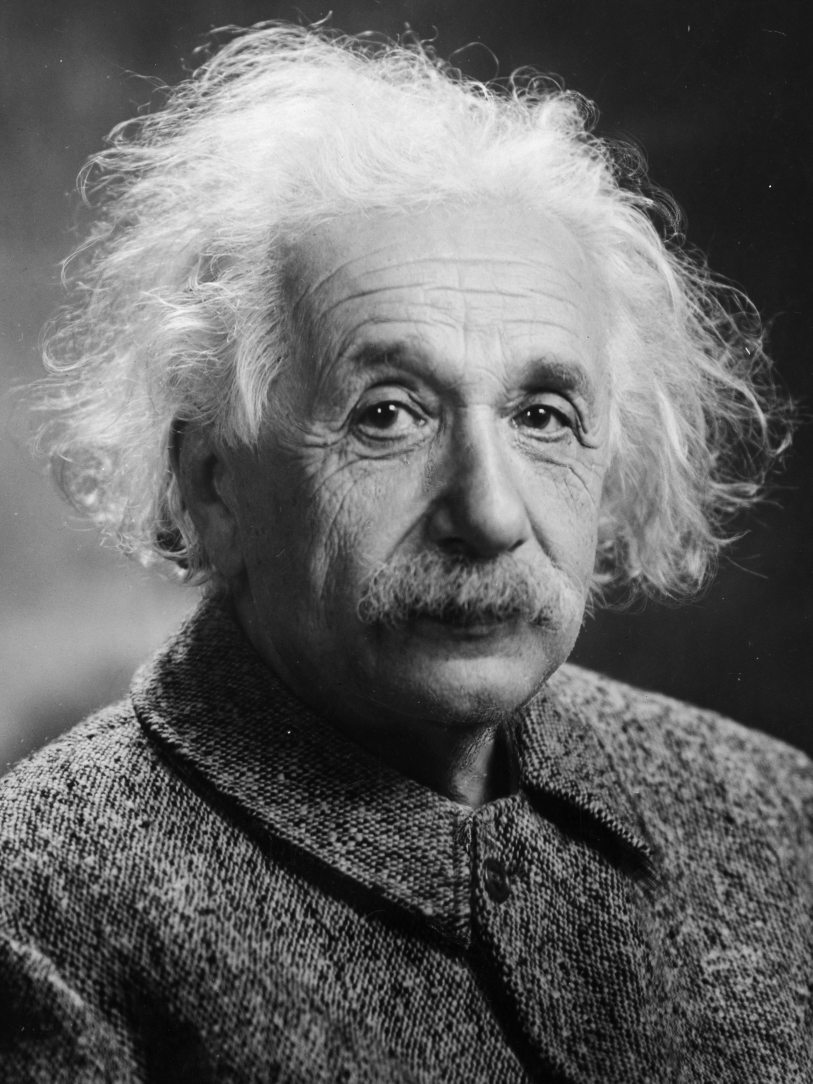
#> input picture ai-service/tests/fixtures/einstein.jpg, 3250 x 4333 px (shown at 1/4 size)
$ python -i detector.py   (imports and definitions only)
#> lines starting #> are read from the running program, lines starting #| are printed output that depends on the picture
#> further down, picture is the input picture: shape (4333, 3250, 3); min 0, max 255, mean 100.4
"""Face detection.

Uses Haar cascades with a bundled YuNet fallback (CPU-only, no runtime downloads).
Returns raw face rectangles; callers decide how many faces are acceptable.

Existing Haar crops are preserved for compatibility with enrolled templates.
YuNet handles camera faces that the cascades miss, including soft captures.
"""

from __future__ import annotations

from pathlib import Path
from threading import local

import cv2
import numpy as np

# Min face size (px) — below this we reject as "face too small".
MIN_FACE_SIZE = 80

_cascade = cv2.CascadeClassifier(
    cv2.data.haarcascades + "haarcascade_frontalface_default.xml"
)
_profile_cascade = cv2.CascadeClassifier(
    cv2.data.haarcascades + "haarcascade_profileface.xml"
)
_thread_models = local()


def _detect_yunet(img: np.ndarray, min_size: int) -> list[tuple[int, int, int, int]]:
    """Fallback detector; keep mutable DNN input dimensions local to each thread."""
    model = getattr(_thread_models, "yunet", None)
    if model is None:
        model = cv2.FaceDetectorYN.create(
            str(Path(__file__).parent / "models" / "face_detection_yunet_2023mar.onnx"),
            "", (320, 320), 0.9, 0.3, 5000,
        )
        _thread_models.yunet = model
    height, width = img.shape[:2]
    scale = min(1.0, 640 / max(height, width))
    resized = cv2.resize(img, (round(width * scale), round(height * scale))) if scale < 1 else img
    model.setInputSize((resized.shape[1], resized.shape[0]))
    _, faces = model.detect(resized)
    if faces is None:
        return []
    boxes = []
    for face in faces:
        x, y, w, h = face[:4] / scale
        left, top = max(0, round(float(x))), max(0, round(float(y)))
        right, bottom = min(width, round(float(x + w))), min(height, round(float(y + h)))
        if min(right - left, bottom - top) >= min_size:
            boxes.append((left, top, right - left, bottom - top))
    return boxes


class FaceDetectionError(ValueError):
    """Raised when an image cannot be decoded (not when no face is found)."""


def decode_image(data: bytes) -> np.ndarray:
    """Decodes JPEG/PNG bytes into a BGR image. Raises FaceDetectionError."""
    if not data:
        raise FaceDetectionError("Empty image data")
    buf = np.frombuffer(data, dtype=np.uint8)
    img = cv2.imdecode(buf, cv2.IMREAD_COLOR)
    if img is None:
        raise FaceDetectionError("Could not decode image (unsupported or corrupt)")
    return img


def _iou(a: tuple[int, int, int, int], b: tuple[int, int, int, int]) -> float:
    ax1, ay1, ax2, ay2 = a[0], a[1], a[0] + a[2], a[1] + a[3]
    bx1, by1, bx2, by2 = b[0], b[1], b[0] + b[2], b[1] + b[3]
    ix1, iy1 = max(ax1, bx1), max(ay1, by1)
    ix2, iy2 = min(ax2, bx2), min(ay2, by2)
    inter = max(0, ix2 - ix1) * max(0, iy2 - iy1)
    union = (ax2 - ax1) * (ay2 - ay1) + (bx2 - bx1) * (by2 - by1) - inter
    return inter / union if union > 0 else 0.0


def detect_faces(img: np.ndarray, min_size: int = MIN_FACE_SIZE) -> list[tuple[int, int, int, int]]:
    """Returns (x, y, w, h) rectangles of detected frontal faces.

    Haar occasionally emits a tiny false-positive box that overlaps the real
    face (borderline scales). Heavily overlapping boxes are merged into the
    largest member so a single face is never reported as multiple.
    """
#> called with min_size = 80
    gray = cv2.cvtColor(img, cv2.COLOR_BGR2GRAY)
    gray = cv2.equalizeHist(gray)
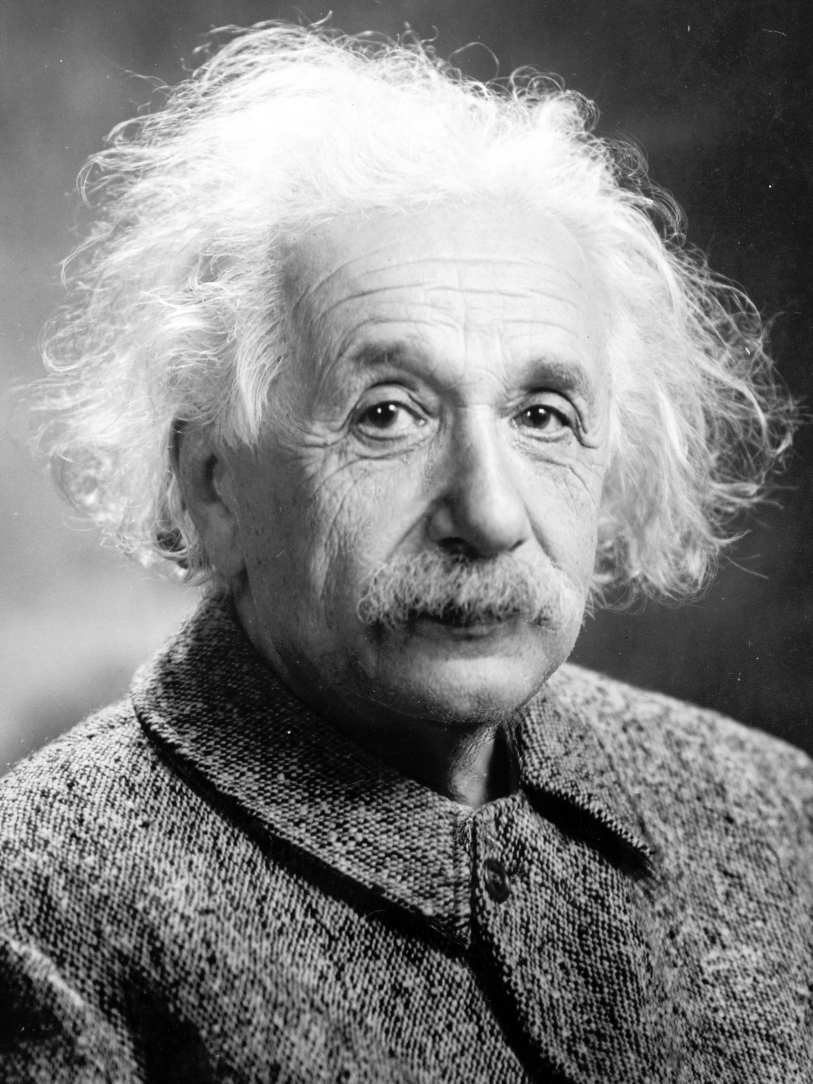
#> gray: shape (4333, 3250) (shown at 1/4 size); min 0, max 255, mean 128.2
    rects = _cascade.detectMultiScale(
        gray,
        scaleFactor=1.1,
        minNeighbors=6,
        minSize=(min_size, min_size),
    )
#> rects = [[998, 4060, 159, 159], [1013, 924, 1815, 1815]]
    boxes = [tuple(int(v) for v in r) for r in rects]
#> boxes = [(998, 4060, 159, 159), (1013, 924, 1815, 1815)]
    # A valid profile picture can be slightly turned. When the frontal model
    # finds nothing, try the profile model in both directions before rejecting
    # the image as faceless.
    if not boxes:
        profile = _profile_cascade.detectMultiScale(
            gray, scaleFactor=1.1, minNeighbors=5, minSize=(min_size, min_size)
        )
        boxes.extend(tuple(int(v) for v in r) for r in profile)
        flipped = cv2.flip(gray, 1)
        mirrored = _profile_cascade.detectMultiScale(
            flipped, scaleFactor=1.1, minNeighbors=5, minSize=(min_size, min_size)
        )
        width = gray.shape[1]
        boxes.extend((width - int(x) - int(w), int(y), int(w), int(h)) for x, y, w, h in mirrored)

    if not boxes:
        return _detect_yunet(img, min_size)

    groups: list[list[tuple[int, int, int, int]]] = []
    for box in sorted(boxes, key=lambda b: b[2] * b[3], reverse=True):
        placed = False
        for group in groups:
            if any(_iou(box, member) >= 0.3 for member in group):
                group.append(box)
                placed = True
                break
        if not placed:
            groups.append([box])
#> this loop made 2 passes
#> box on pass 2: (998, 4060, 159, 159)
#> after the loop, group = [(1013, 924, 1815, 1815)]; groups = [[(1013, 924, 1815, 1815)], [(998, 4060, 159, 159)]]
    merged = [max(group, key=lambda b: b[2] * b[3]) for group in groups]
#> merged = [(1013, 924, 1815, 1815), (998, 4060, 159, 159)]

    # Haar can emit a spurious extra box depending on the calling thread
    # (borderline scale). Confirm with a stricter cascade pass when more than
    # one box survives: a genuine face still passes minNeighbors=9, spurious
    # boxes usually vanish. Deterministic rule: same input → same decision.
    if len(merged) > 1:
        strict = _cascade.detectMultiScale(
            gray,
            scaleFactor=1.1,
            minNeighbors=9,
            minSize=(min_size, min_size),
        )
#> strict = [[1013, 924, 1815, 1815]]
        strict_boxes = [tuple(int(v) for v in r) for r in strict]
#> strict_boxes = [(1013, 924, 1815, 1815)]
        if len(strict_boxes) == 1:
            return strict_boxes
    return merged


def largest_face(img: np.ndarray) -> tuple[int, int, int, int] | None:
    """Largest detected face, or None if none found."""
    faces = detect_faces(img)
    if not faces:
        return None
    return max(faces, key=lambda r: r[2] * r[3])

>>> import cv2
>>> picture = cv2.imread('../../../../ai-service/tests/fixtures/einstein.jpg')
>>> result = detect_faces(picture)
#> result = [(1013, 924, 1815, 1815)]

$ run again, on ai-service/tests/fixtures/frame_a.jpg
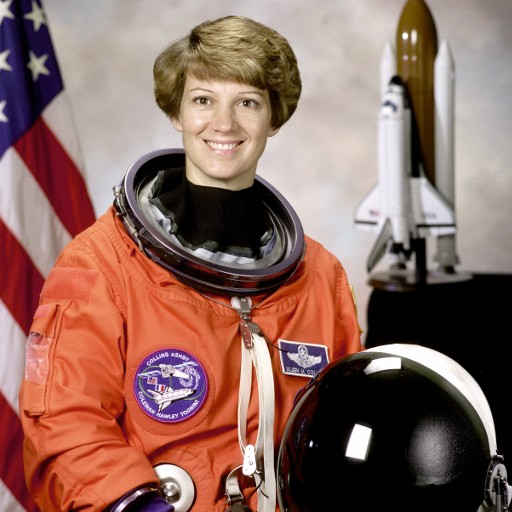
#> input picture ai-service/tests/fixtures/frame_a.jpg, 512 x 512 px
#> picture is the input picture: shape (512, 512, 3); mean B, G, R 96.5, 105.8, 141.6
#> in detect_faces, `gray = cv2.cvtColor(img, cv2.COLOR_BGR2GRAY)`:
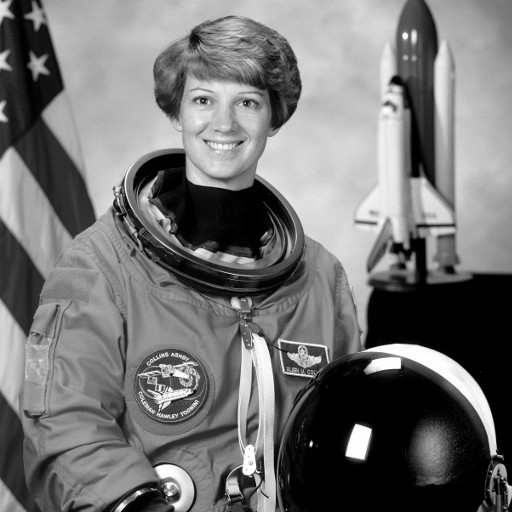
#> gray: shape (512, 512); min 0, max 255, mean 115.4
#> in detect_faces, `gray = cv2.equalizeHist(gray)`:
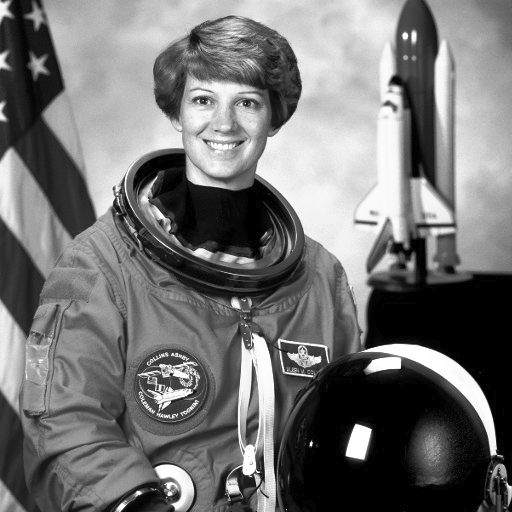
#> gray: shape (512, 512); min 0, max 255, mean 115.2
#> rects = [[172, 62, 102, 102]]
#> boxes = [(172, 62, 102, 102)]
#> the loop in detect_faces, `for box in sorted(boxes, key=lambda b: b[2] * b[3], reverse=True):` made 1 pass
#> after the loop in detect_faces, `for box in sorted(boxes, key=lambda b: b[2] * b[3], reverse=True):`: groups = [[(172, 62, 102, 102)]]
#> merged = [(172, 62, 102, 102)]

$ run again, on ai-service/tests/fixtures/frame_b.jpg
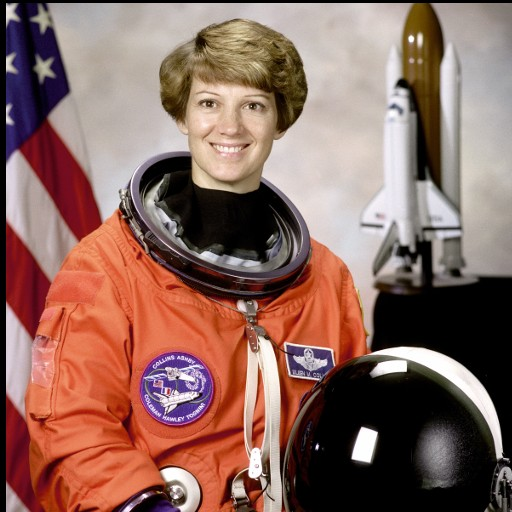
#> input picture ai-service/tests/fixtures/frame_b.jpg, 512 x 512 px
#> picture is the input picture: shape (512, 512, 3); mean B, G, R 95.3, 104.6, 140.1
#> in detect_faces, `gray = cv2.cvtColor(img, cv2.COLOR_BGR2GRAY)`:
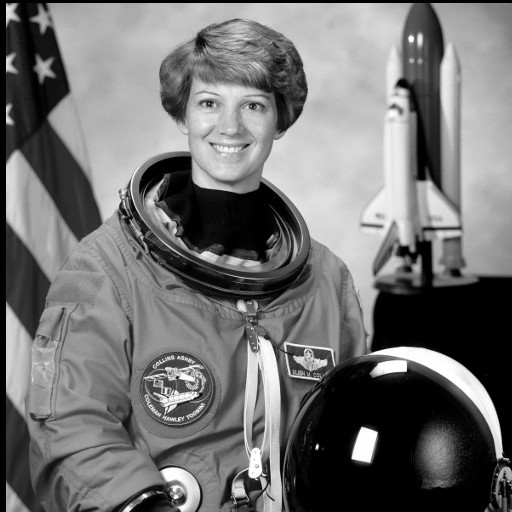
#> gray: shape (512, 512); min 0, max 255, mean 114.1
#> in detect_faces, `gray = cv2.equalizeHist(gray)`:
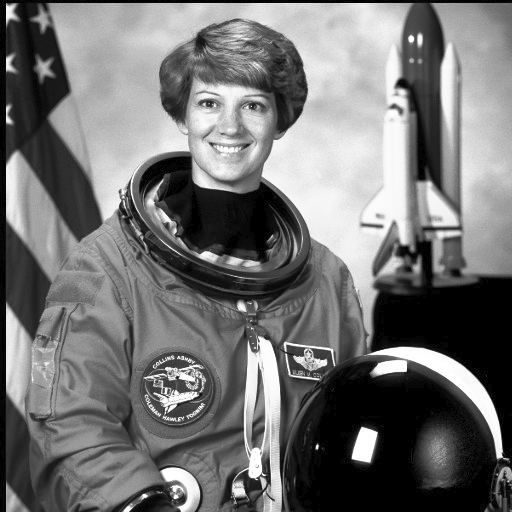
#> gray: shape (512, 512); min 0, max 255, mean 115
#> rects = [[178, 66, 103, 103], [294, 131, 123, 123]]
#> boxes = [(178, 66, 103, 103), (294, 131, 123, 123)]
#> the loop in detect_faces, `for box in sorted(boxes, key=lambda b: b[2] * b[3], reverse=True):` made 2 passes
#> after the loop in detect_faces, `for box in sorted(boxes, key=lambda b: b[2] * b[3], reverse=True):`: group = [(294, 131, 123, 123)]; groups = [[(294, 131, 123, 123)], [(178, 66, 103, 103)]]
#> merged = [(294, 131, 123, 123), (178, 66, 103, 103)]
#> strict = [[178, 66, 103, 103]]
#> strict_boxes = [(178, 66, 103, 103)]
